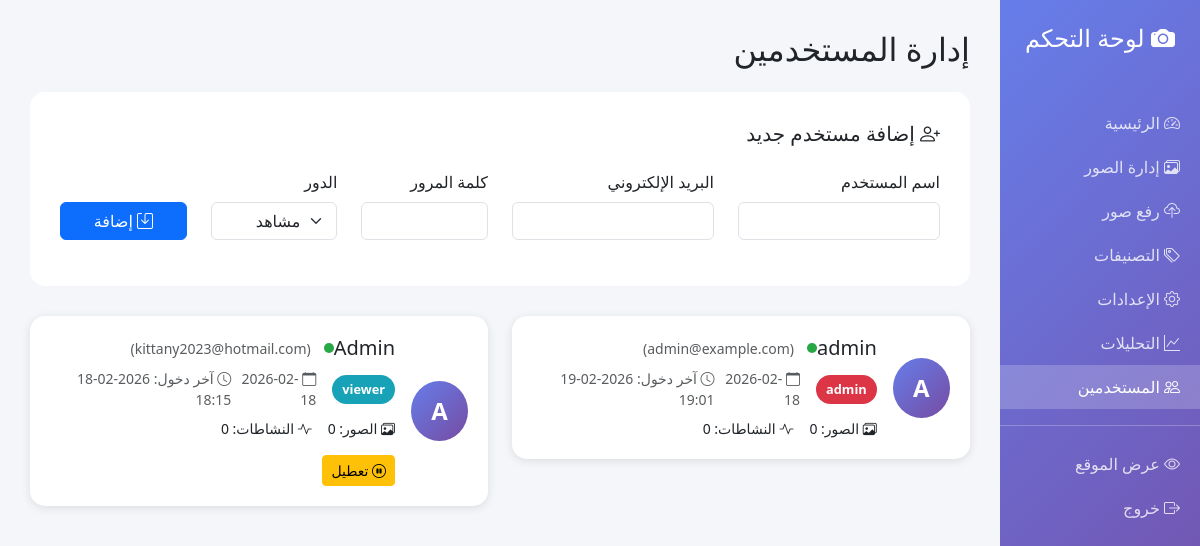
Before: /admin/users (signed in) with the older database file.
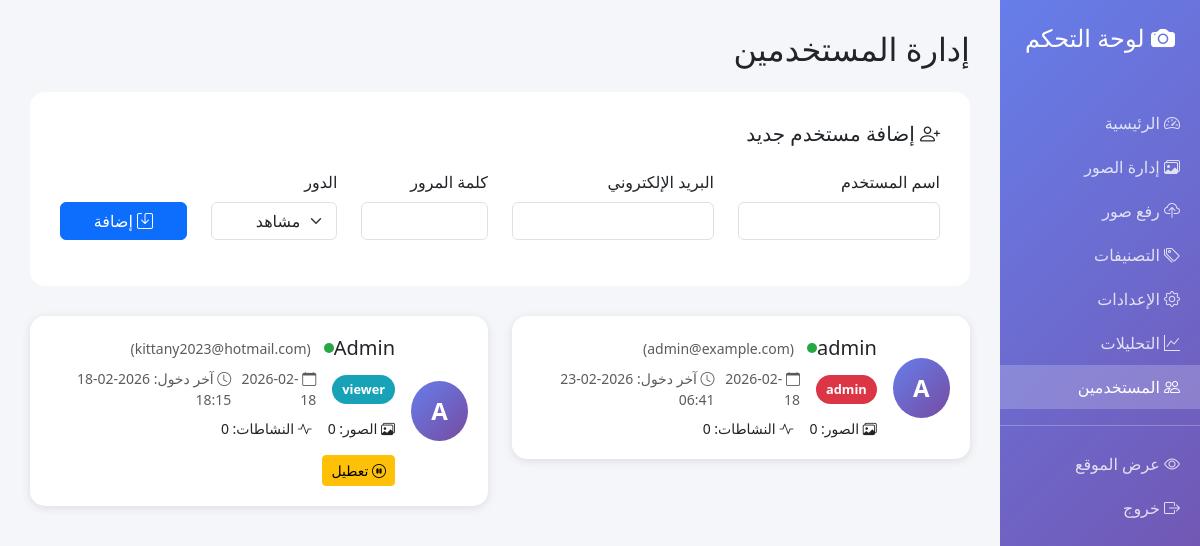
After: the same page with the newer database file.
### app.py (models this page shows, shortened)
class User(UserMixin, db.Model):
    id = db.Column(db.Integer, primary_key=True)
    username = db.Column(db.String(80), unique=True, nullable=False)
    email = db.Column(db.String(120), unique=True, nullable=False)
    password_hash = db.Column(db.String(200), nullable=False)
    role = db.Column(db.String(20), default='viewer')  # admin, editor, viewer
    created_at = db.Column(db.DateTime, default=datetime.utcnow)
    last_login = db.Column(db.DateTime)
    is_active = db.Column(db.Boolean, default=True)

### app.py (the view)
@app.route('/admin/users')
@login_required
def manage_users():
    if current_user.role != 'admin':
        abort(403)
    users = User.query.all()
    return render_template('manage_users.html', users=users)

### app.py (called while the page is built)
@login_manager.user_loader
def load_user(user_id):
    return User.query.get(int(user_id))

### templates/manage_users.html (shortened to what the changed rows need)
<!DOCTYPE html>
<html dir="rtl" lang="ar">
<head>
    <link href="https://cdn.jsdelivr.net/npm/bootstrap@5.3.0/dist/css/bootstrap.min.css" rel="stylesheet">
    <link rel="stylesheet" href="https://cdn.jsdelivr.net/npm/bootstrap-icons@1.11.0/font/bootstrap-icons.css">
</head>
<body>
    <div class="container-fluid">
        <div class="row">
            <div class="col-md-10 main-content">
                <h2 class="mb-4">إدارة المستخدمين</h2>
                <div class="row">
                    {% for user in users %}
                    <div class="col-md-6">
                        <div class="user-card">
                            <div class="d-flex align-items-center">
                                <div class="user-avatar ms-3">
                                    {{ user.username[0]|upper }}
                                </div>
                                <div class="flex-grow-1">
                                    <div class="d-flex align-items-center mb-2">
                                        <h5 class="mb-0">{{ user.username }}</h5>
                                        <span class="status-badge {% if user.is_active %}status-active{% else %}status-inactive{% endif %}"></span>
                                        <small class="text-muted me-2">({{ user.email }})</small>
                                    </div>
                                    <div class="d-flex align-items-center mb-2">
                                        <span class="role-badge role-{{ user.role }}">{{ user.role }}</span>
                                        <small class="text-muted me-3">
                                            <i class="bi bi-calendar"></i> {{ user.created_at.strftime('%Y-%m-%d') }}
                                        </small>
                                        {% if user.last_login %}
                                        <small class="text-muted">
                                            <i class="bi bi-clock"></i> آخر دخول: {{ user.last_login.strftime('%Y-%m-%d %H:%M') }}
                                        </small>
                                        {% endif %}
                                    </div>
                                    <div class="d-flex gap-3 mt-2">
                                        <small><i class="bi bi-images"></i> الصور: {{ user.images|length }}</small>
                                        <small><i class="bi bi-activity"></i> النشاطات: {{ user.activities|length }}</small>
                                    </div>
                                </div>
                            </div>
                        </div>
                    </div>
                    {% else %}
                    <div class="col-12 text-center py-5">
                        <i class="bi bi-people" style="font-size: 4em; color: #ccc;"></i>
                        <h4 class="mt-3">لا يوجد مستخدمين</h4>
                    </div>
                    {% endfor %}
                </div>
            </div>
        </div>
    </div>
</body>
</html>

Changed rows visible on the page:
changed User "admin": last_login "2026-02-19 19:01" → "2026-02-23 06:41"
